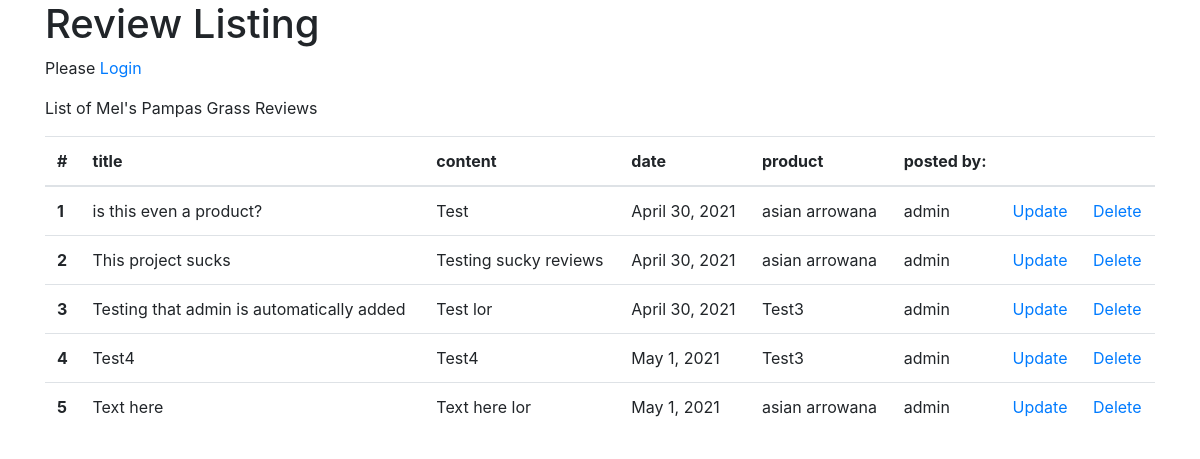
The app's page /reviews/ with its own data.
### reviews/models.py (models this page shows, shortened)
class Review(models.Model):
    title = models.CharField(blank=False, max_length=255)
    content = models.TextField(blank=False)
    date = models.DateField(default=datetime.date.today)
    product = models.ForeignKey(Product, on_delete=models.CASCADE)
    owner = models.ForeignKey(User, on_delete=models.CASCADE)

### products/models.py (models this page shows)
class Product(models.Model):
    name = models.CharField(blank=False, max_length=255)
    product_type = models.ForeignKey(ProductType, on_delete=models.CASCADE)
    image = ImageField(blank=True, manual_crop="")
    price = models.DecimalField(
        blank=False, max_digits=19, decimal_places=2)
    colour = models.ForeignKey(Colour, on_delete=models.CASCADE)
    tag = models.ManyToManyField(Tag)
    length = models.FloatField(blank=False)
    desc = models.TextField(blank=False)
    quantity = models.IntegerField(blank=False)
    def __str__(self):
        return self.name

### reviews/views.py (the view)
# urls.py: path('', reviews.views.show_reviews, name='show_review_route'),
def show_reviews(request):
    reviews = Review.objects.all()
    return render(request, 'reviews/show-reviews.template.html', {
        'reviews': reviews
    })

### reviews/templates/reviews/show-reviews.template.html (shortened to what this page needs)
{% extends 'base.template.html' %}
{% load crispy_forms_tags %}
{% load static %}
{% block content %}
    <h1>Review Listing</h1>
    {% if request.user.is_authenticated  %}
    <p>Welcome {{request.user}}</p>
    {% else %}
    <p>Please <a href="/accounts/login">Login</a></p>
    {%endif%}
    <p>
        List of Mel's Pampas Grass Reviews
    </p>
    <table class="table">
        <thead>
            <tr>
                <th scope="col">#</th>
                <th scope="col">title</th>
                <th scope="col">content</th>
                <th scope="col">date</th>
                <th scope="col">product</th>
                <th scope="col">posted by:</th>
                <th scope="col"></th>
                <th scope="col"></th>
            </tr>
        </thead>
        <tbody>
            {% for review in reviews %}
            <tr>
                <th scope="row">{{review.id}}</th>
                <td>{{review.title}}</td>
                <td>{{review.content}}</td>
                <td>{{review.date}}</td>
                <td>{{review.product}}</td>
                <td>{{review.owner}}</td>
                <td><a href="">Update</a></td>
                <td><a href="">Delete</a></td>
            </tr>
            {% endfor %}
        </tbody>
    </table>
{% endblock %}

### records on screen
Review: id "1", title "is this even a product?", content "Test", date "April 30, 2021", product "asian arrowana", owner "admin"
Review: id "2", title "This project sucks", content "Testing sucky reviews", date "April 30, 2021", product "asian arrowana", owner "admin"
Review: id "3", title "Testing that admin is automatically added", content "Test lor", date "April 30, 2021", product "Test3", owner "admin"
Review: id "4", title "Test4", content "Test4", date "May 1, 2021", product "Test3", owner "admin"
Review: id "5", title "Text here", content "Text here lor", date "May 1, 2021", product "asian arrowana", owner "admin"
